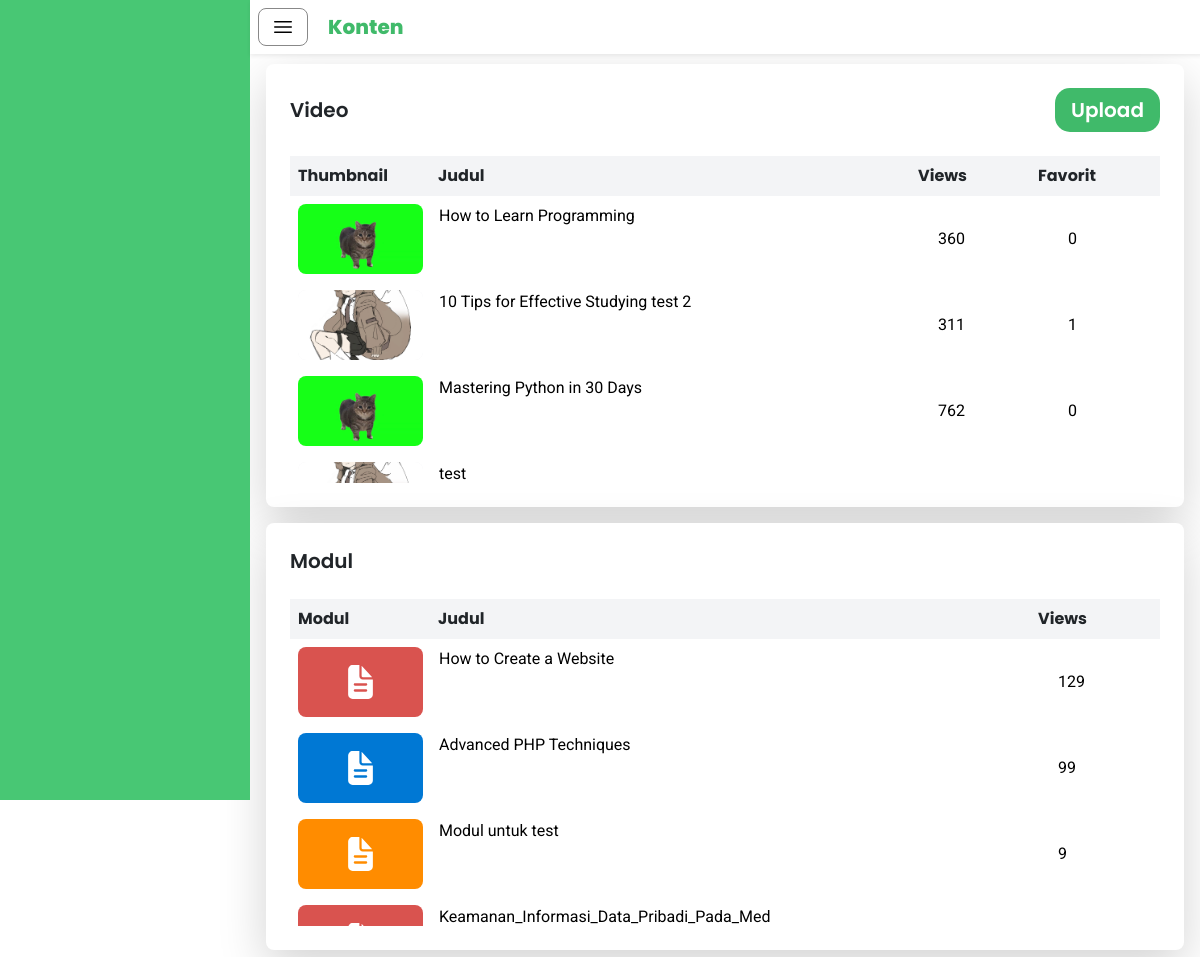
Page /guru/konten/index.php (signed in) on the earlier database version.
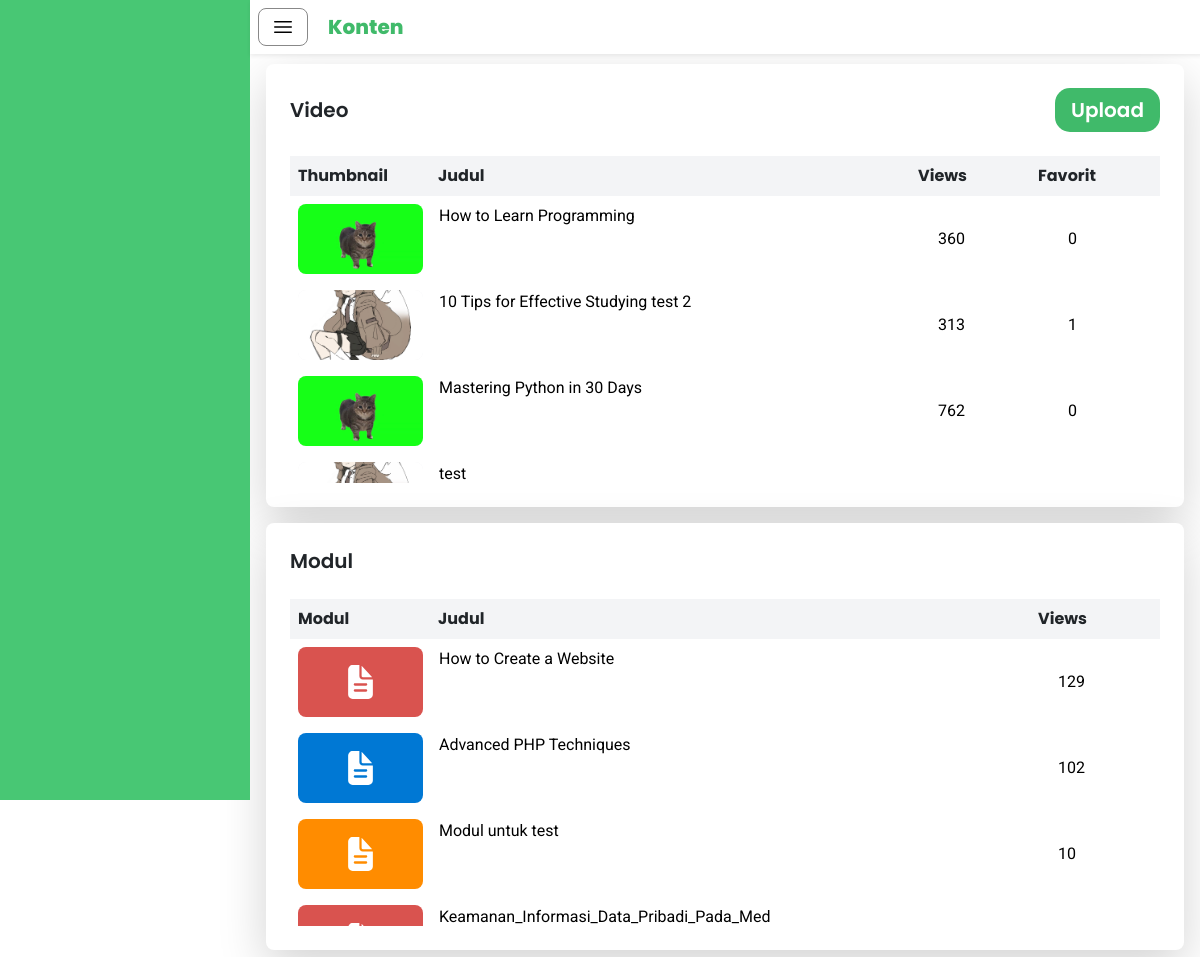
Same page on the later database version.
### tables this page shows
CREATE TABLE IF NOT EXISTS `video` (
  `videoID` int NOT NULL AUTO_INCREMENT,
  `teacherID` int NOT NULL,
  `video` varchar(255) NOT NULL DEFAULT '',
  `thumbnail` varchar(255) NOT NULL DEFAULT '',
  `title` varchar(255) NOT NULL,
  `views` int NOT NULL,
  `upload_date` datetime NOT NULL,
  `favorite` int DEFAULT '0',
  PRIMARY KEY (`videoID`),
  KEY `teacherID` (`teacherID`),
  CONSTRAINT `video_ibfk_1` FOREIGN KEY (`teacherID`) REFERENCES `guru` (`teacherID`) ON DELETE CASCADE ON UPDATE CASCADE
);

CREATE TABLE IF NOT EXISTS `modul` (
  `moduleID` int NOT NULL AUTO_INCREMENT,
  `teacherID` int NOT NULL,
  `videoID` int NOT NULL,
  `title` varchar(255) NOT NULL,
  `download` int NOT NULL,
  `modul` varchar(255) NOT NULL,
  PRIMARY KEY (`moduleID`),
  KEY `teacherID` (`teacherID`),
  KEY `FK_modul_video` (`videoID`),
  CONSTRAINT `FK_modul_guru` FOREIGN KEY (`teacherID`) REFERENCES `guru` (`teacherID`),
  CONSTRAINT `FK_modul_video` FOREIGN KEY (`videoID`) REFERENCES `video` (`videoID`)
);

### guru/konten/dataVideo.php (called while the page is built, shortened)
<?php
include 'datateacherID.php';
$servername = "localhost";
$username = "root";
$password = "";
$dbname = "study_tube";
$conn = new mysqli($servername, $username, $password, $dbname);
$sql = "SELECT
            videoID,
            thumbnail,
            title,
            favorite,
            views
        FROM
            video
        WHERE
            teacherID = ?
        ";
$stmt = $conn->prepare($sql);
$stmt->bind_param("i", $teacherID);
$stmt->execute();
$resultVideo = $stmt->get_result();
?>

### guru/konten/datateacherID.php (called while the page is built, shortened)
<?php
$servername = "localhost";
$username = "root";
$password = "";
$dbname = "study_tube";
$conn = new mysqli($servername, $username, $password, $dbname);
$userID = $_SESSION['user_id'];
$sqlteacherID = "SELECT teacherID FROM guru JOIN user ON guru.userID = user.userID WHERE user.userID = ?";
$stmtteacherID = $conn->prepare($sqlteacherID);
$stmtteacherID->bind_param("i", $userID);
$stmtteacherID->execute();
$resultteacherID = $stmtteacherID->get_result();
if ($row = $resultteacherID->fetch_assoc()) {
    $teacherID = $row['teacherID'];
} else {
    echo "Student ID tidak ditemukan.";
}
?>

### guru/konten/dataModul.php (called while the page is built, shortened)
<?php
include 'datateacherID.php';
$servername = "localhost";
$username = "root";
$password = "";
$dbname = "study_tube";
$conn = new mysqli($servername, $username, $password, $dbname);
$sql = "SELECT
            videoID,
            title,
            modul,
            download
        FROM
            modul
        WHERE
            teacherID = ?
        ";
$stmt = $conn->prepare($sql);
$stmt->bind_param("i", $teacherID);
$stmt->execute();
$resultModul = $stmt->get_result();
?>

### guru/konten/index.php (the view, shortened to what this page needs)
<?php
    include 'dataVideo.php';
    include 'dataModul.php';
?>
<!DOCTYPE html>
<html lang="en">
<head>
    <script src="https://cdn.tailwindcss.com"></script>
    <link href="https://cdn.jsdelivr.net/npm/bootstrap@5.3.3/dist/css/bootstrap.min.css" rel="stylesheet">
    <link rel="stylesheet" href="/Study-Tube/guru/style.css">
</head>
<body>
    <div id="sidebar" class="fixed top-0 left-0 h-screen bg-[#40BA6A]">
    </div>
    <div id="mainContent" class="main-content bg-white">
        <div class="fixed top-0 w-full bg-white z-50 shadow-sm">
            <div class="flex items-center space-x-5 p-2">
                <button id="toggleSidebar" class="btn btn-secondary col-rounded bg-white">
                    <svg xmlns="http://www.w3.org/2000/svg" fill="none" viewBox="0 0 24 24" stroke-width="1.5" stroke="black" class="size-6">
                        <path stroke-linecap="round" stroke-linejoin="round" d="M3.75 6.75h16.5M3.75 12h16.5m-16.5 5.25h16.5" />
                    </svg>
                </button>
                <h1 class="font-poppins font-extrabold text-[#40BA6A] text-xl my-auto">Konten</h1>
            </div>
        </div>
        <div class="container mt-12 p-3">
            <div class="flex flex-col max-h-[calc(100%-50px)] space-y-4">
                    <div class="col-rounded-shadow p-4 w-full h-full bg-white shadow-lg rounded-lg">
                        <div class="flex justify-between items-center mb-4">
                            <h1 class="font-poppins text-xl">Video</h1>
                            <button
                                type="button"
                                onclick="location='/Study-Tube/guru/upload/index.php'"
                                class="py-2 px-3 text-white font-semibold text-xl rounded-[15px] bg-[#40BA6A] font-poppins transition-transform transform hover:scale-110">
                                Upload
                            </button>
                        </div>
                        <div class="relative w-full">
                            <table class="table-auto w-full border-collapse" style="border-spacing: 0">
                                <thead class="font-poppins bg-gray-100 sticky top-0 z-10">
                                    <tr>
                                        <th class="p-2 text-left w-[140px]">Thumbnail</th>
                                        <th class="p-2 text-left">Judul</th>
                                        <th class="p-2 text-left w-[120px]">Views</th>
                                        <th class="p-2 text-left w-[130px]">Favorit</th>
                                    </tr>
                                </thead>
                            </table>
                            <div id="list-video" class="overflow-auto max-h-[30vh]">
                                <table class="table-auto w-full" style="border-spacing: 0">
                                    <tbody>
                                        <?php if ($resultVideo && $resultVideo->num_rows > 0): ?>
                                            <?php while ($video = $resultVideo->fetch_assoc()): ?>
                                                <tr onclick="location.href='/Study-Tube/guru/edit_video/index.php?videoID=<?= urlencode($video['videoID']) ?>'" class="font-roboto font-normal items-center cursor-pointer hover:bg-gray-100">
                                                    <td class="p-2 w-[125px]">
                                                        <div class="overflow-hidden w-[125px] h-[70px] bg-gray-100 rounded-lg">
                                                            <img src="<?= htmlspecialchars($video['thumbnail']); ?>" alt="Thumbnail" class="w-full h-full object-cover">
                                                        </div>
                                                    </td>
                                                    <td class="p-2 text-black line-clamp-3 overflow-hidden mr-3">
                                                        <div class="line-clamp-3 overflow-hidden text-ellipsis">
                                                            <?= htmlspecialchars($video['title']); ?>
                                                        </div>
                                                    </td>
                                                    <td class="p-2 text-black w-[130px] text-ellipsis"><?= htmlspecialchars($video['views']); ?></td>
                                                    <td class="p-2 text-black w-[100px] text-ellipsis"><?= htmlspecialchars($video['favorite']); ?></td>
                                                </tr>
                                            <?php endwhile; ?>
                                        <?php else: ?>
                                            <p class="text-lg font-roboto font-normal">Belum ada video tersedia.</p>
                                        <?php endif; ?>
                                    </tbody>
                                </table>
                            </div>
                        </div>
                    </div>
                    <div class="col-rounded-shadow p-4 w-full h-full bg-white shadow-lg rounded-lg">
                        <div class="flex justify-between items-center mb-4">
                            <h1 class="font-poppins text-xl">Modul</h1>
                        </div>
                        <div class="relative w-full">
                            <table class="table-auto w-full border-collapse" style="border-spacing: 0">
                                <thead class="font-poppins bg-gray-100 sticky top-0 z-10">
                                    <tr>
                                        <th class="p-2 text-left w-[140px]">Modul</th>
                                        <th class="p-2 text-left">Judul</th>
                                        <th class="p-2 text-left w-[130px]">Views</th>
                                    </tr>
                                </thead>
                            </table>
                            <div id="list-modul" class="overflow-auto max-h-[30vh]">
                                <table class="table-auto w-full" style="border-spacing: 0">
                                    <tbody>
                                        <?php if ($resultModul && $resultModul->num_rows > 0): ?>
                                            <?php while ($modul = $resultModul->fetch_assoc()): ?>
                                                <?php
                                                    $file = htmlspecialchars($modul['modul']);
                                                    if (strpos($file, '.pdf') !== false) {
                                                        $bgColor = 'bg-[#D9534F]';
                                                    } elseif (strpos($file, '.docx') !== false || strpos($file, '.doc') !== false) {
                                                        $bgColor = 'bg-[#0078D4]';
                                                    } elseif (strpos($file, '.pptx') !== false || strpos($file, '.ppt') !== false) {
                                                        $bgColor = 'bg-[#FF8C00]';
                                                    } else {
                                                        $bgColor = 'bg-[#CCCCCC]';
                                                    }
                                                ?>
                                                <tr onclick="location.href='/Study-Tube/guru/edit_video/index.php?videoID=<?= urlencode($modul['videoID']) ?>'" class="font-roboto font-normal items-center cursor-pointer hover:bg-gray-100">
                                                    <td class="p-2 w-[125px]">
                                                        <div class="overflow-hidden w-[125px] h-[70px] <?= $bgColor ?> rounded-lg flex items-center justify-center">
                                                        </div>
                                                    </td>
                                                    <td class="p-2 text-black line-clamp-3 overflow-hidden mr-3">
                                                        <div class="line-clamp-3 overflow-hidden text-ellipsis">
                                                            <?= htmlspecialchars($modul['title']); ?>
                                                        </div>
                                                    </td>
                                                    <td class="p-2 text-black w-[110px] text-ellipsis"><?= htmlspecialchars($modul['download']); ?></td>
                                                </tr>
                                            <?php endwhile; ?>
                                        <?php else: ?>
                                            <p class="text-lg font-roboto font-normal">Belum ada modul tersedia.</p>
                                        <?php endif; ?>
                                    </tbody>
                                </table>
                            </div>
                        </div>
                    </div>
            </div>
        </div>
    </div>
</body>
</html>

### guru/style.css (style rules this page uses)
.font-poppins { font-family: 'Poppins', sans-serif; font-weight: 600; }
.col-rounded { border-radius: 0.5rem; border-width: 1px; border-color: #888; }
.col-rounded-shadow { border-radius: 15px; box-shadow: 0px 4px 12px rgba(0, 0, 0, 0.1); }
.font-roboto { font-family: 'Roboto', sans-serif; font-weight: 600; }
#sidebar { height: 100vh; position: fixed; top: 0; left: 0; z-index: 10; transition: transform 0.3s ease-in-out; width: 250px; background-color: #48c774; color: white; }
.main-content { margin-left: 250px; transition: margin-left 0.3s ease-in-out; }

Differences in the rows shown:
changed video "10 Tips for Effective Studying test 2": views "311" → "313"
changed modul "Advanced PHP Techniques": download "99" → "102"
changed modul "Modul untuk test": download "9" → "10"
